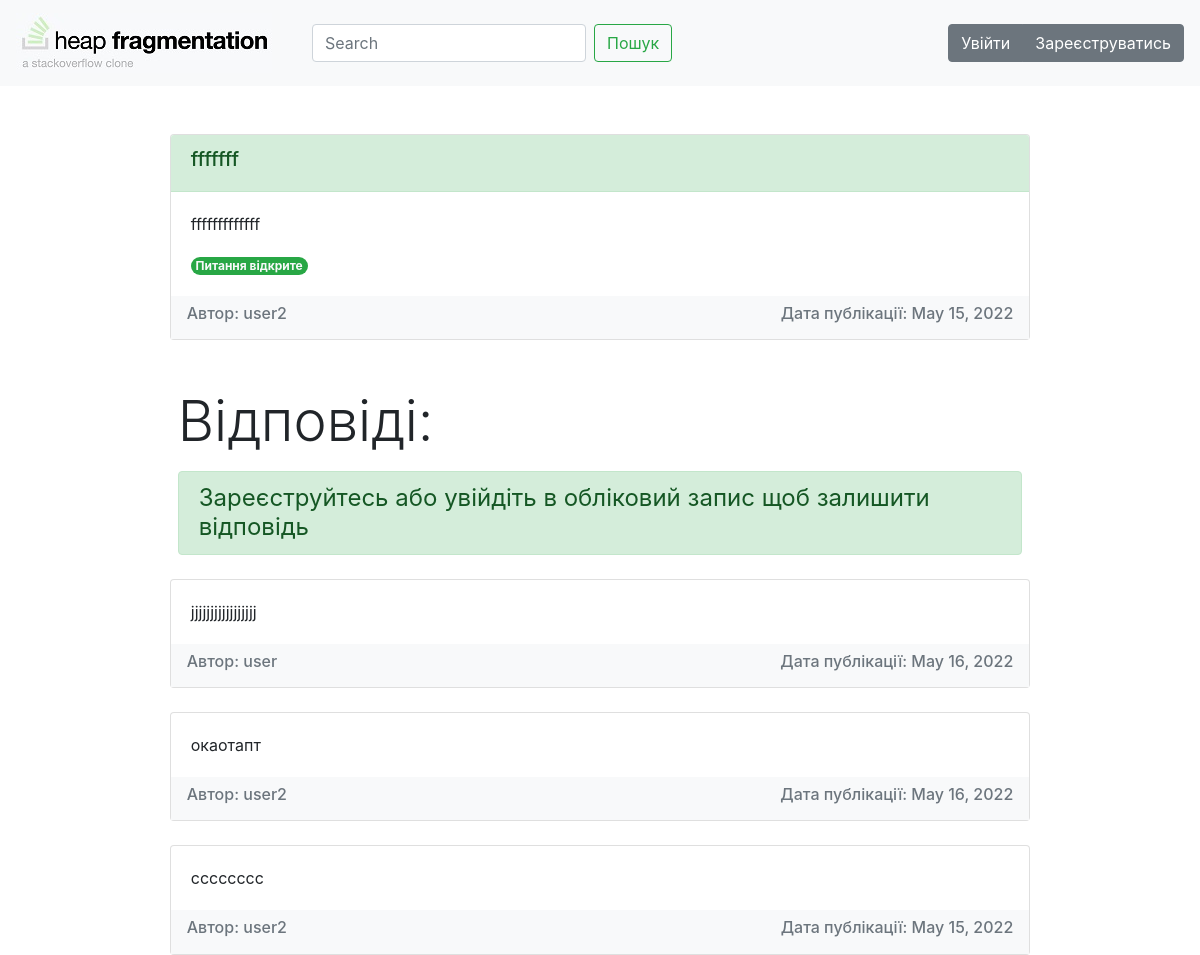
The page /16 on the database as committed earlier.
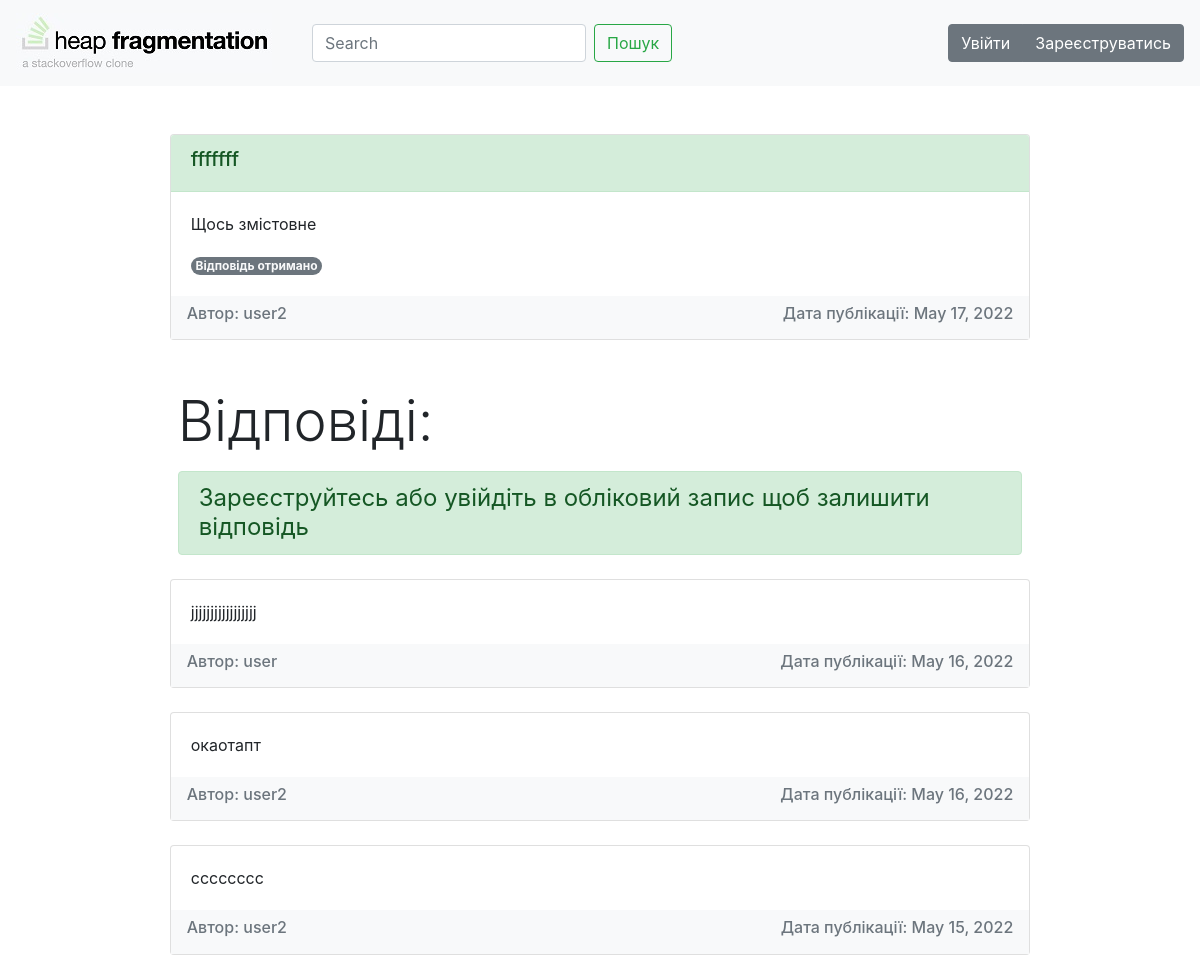
The same page on the database as committed later.
### advice_app/models.py (models this page shows, shortened)
class Post(models.Model):
    title = models.CharField("Заголовок", max_length=50)
    question = models.TextField("Питання")
    author = models.ForeignKey(User, on_delete=models.CASCADE)
    isClosed = models.BooleanField("Cтатус", default=0)
    date = models.DateField(auto_now=True)

### advice_app/views.py (the view, shortened to what this page needs)
# urls.py: path('<int:pk>', views.Post_detail.as_view(), name='detail'),
class Post_detail(FormMixin, DetailView):
    model = Post
    template_name = "advice_app/detail.html"
    form_class = AnswerForm

### advice_app/forms.py
class AnswerForm(ModelForm):
    class Meta:
        model = Answer
        fields = ["text"]
        widgets = {"text": Textarea(attrs={'placeholder': 'Додайте відповідь', 'rows':5, 'cols':146, 'class': 'form-control'})}

### advice_app/templates/advice_app/detail.html (shortened to what this page needs)
{% extends 'advice_app/base.html' %}
{% block content %}
<div class="row justify-content-center">
    <div class="col-xl-9">
    <div class="card my-5 mx-3">
      <div class="card-header alert-success">
          <h5>{{ object.title }}</h5>
      </div>
      <div class="card-body">
        <p class="card-text">{{ object.question }}</p>
        {% if object.isClosed %}
          <span class="badge rounded-pill bg-secondary text-light">Відповідь отримано</span>
        {% else %}
          <span class="badge rounded-pill bg-success text-light">Питання відкрите</span>
        {% endif %}
      </div>
      <div class="navbar navbar-light bg-light text-muted">
        <h6>Автор: {{ object.author }}</h6>
        <h6>Дата публікації: {{ object.date }}</h6>
      </div>
    </div>
        <p class="display-4 mx-4 my-3">Відповіді: </p>
        {% if request.user.username %}
        <div class="mx-3">
    <form method="post" action="">
        {% csrf_token %}
        {{ form.text }}<br>
        <button type="submit" class="btn btn-success">Додати</button>
    </form>
        </div>
        {% else %}
        <h4 class="font-weight-normal mx-4 my-3 alert alert-success">Зареєструйтесь або увійдіть в обліковий запис щоб залишити відповідь</h4>
        {% endif %}
    {% if object.answers.all %}
      {% for i in object.answers.all %}
        <div class="card mt-4 mx-3">
          <div class="card-body">
            <p class="card-text">{{ i.text }}</p>
          </div>
          <div class="navbar navbar-light bg-light text-muted">
            <h6>Автор: {{ i.author }}</h6>
            <h6>Дата публікації: {{ i.date }}</h6>
          </div>
        </div>
      {% endfor %}
    {% else %}
      <p class="display-6 mx-4 my-3">Наразі відповідей немає</p>
    {% endif %}
    </div>
</div>
{% endblock %}

Rows that differ between the two databases and show on the page:
changed Post "fffffff": question "fffffffffffff" → "Щось змістовне"; isClosed False → True (drawn); date "May 15, 2022" → "May 17, 2022"
Other text that changed with them:
text no longer shown: "Питання відкрите"
text now shown: "Відповідь отримано"
